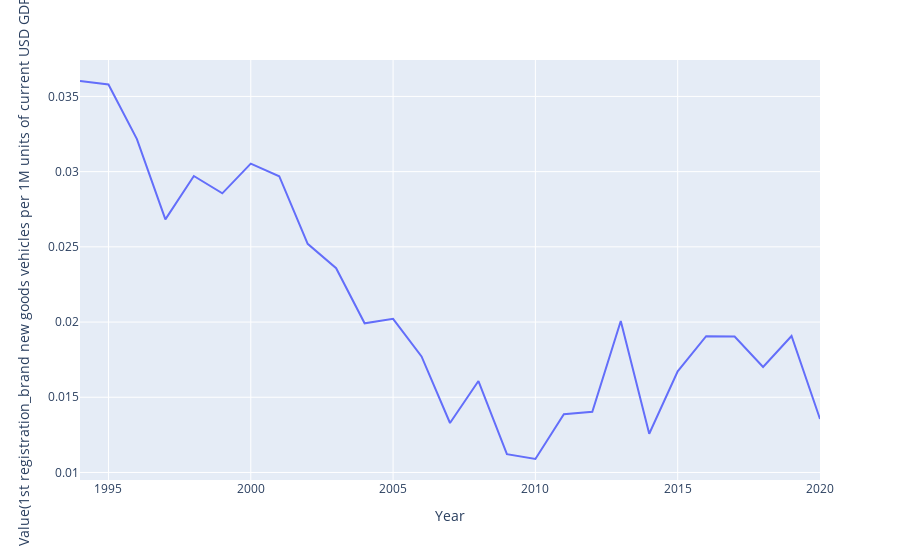

The notebook cell saved with this chart:
### Code cell
#plot graph
fig = px.line(Goods_vehicles_df, x="Year", y="Value", labels={"Value" : "Value(1st registration_brand new goods vehicles per 1M units of current USD GDP)"})
fig.show()

### Figure 1 — Plotly figure (JSON) as saved in the notebook; plotly's stock layout.template omitted (floating-point values rounded to 4 significant figures)
{"data": [{"hovertemplate": "Year=%{x}<br>Value(1st registration_brand new goods vehicles per 1M units of current USD GDP)=%{y}<extra></extra>", "legendgroup": "", "line": {"color": "#636efa", "dash": "solid"}, "marker": {"symbol": "circle"}, "mode": "lines", "name": "", "orientation": "v", "showlegend": false, "type": "scatter", "x": [1994, 1995, 1996, 1997, 1998, 1999, 2000, 2001, 2002, 2003, 2004, 2005, 2006, 2007, 2008, 2009, 2010, 2011, 2012, 2013, 2014, 2015, 2016, 2017, 2018, 2019, 2020], "xaxis": "x", "y": [0.03603, 0.03579, 0.03216, 0.02682, 0.02971, 0.02856, 0.03053, 0.02969, 0.0252, 0.02358, 0.01992, 0.02021, 0.01771, 0.01329, 0.01608, 0.01121, 0.0109, 0.01387, 0.01403, 0.02007, 0.01257, 0.01673, 0.01906, 0.01904, 0.01702, 0.01907, 0.01355], "yaxis": "y"}], "layout": {"legend": {"tracegroupgap": 0}, "margin": {"t": 60}, "xaxis": {"anchor": "y", "domain": [0, 1], "title": {"text": "Year"}}, "yaxis": {"anchor": "x", "domain": [0, 1], "title": {"text": "Value(1st registration_brand new goods vehicles per 1M units of current USD GDP)"}}}}
